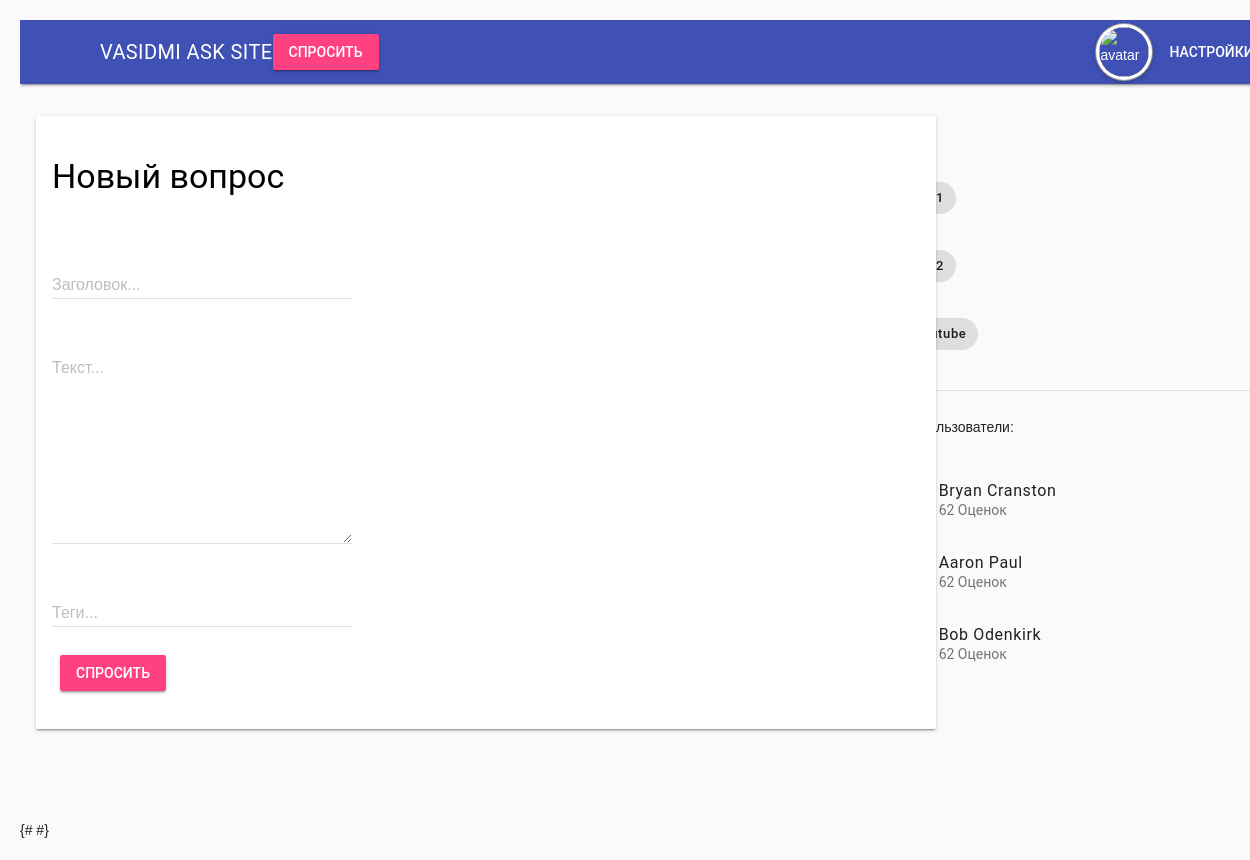
The page /ask/ on the database as committed earlier.
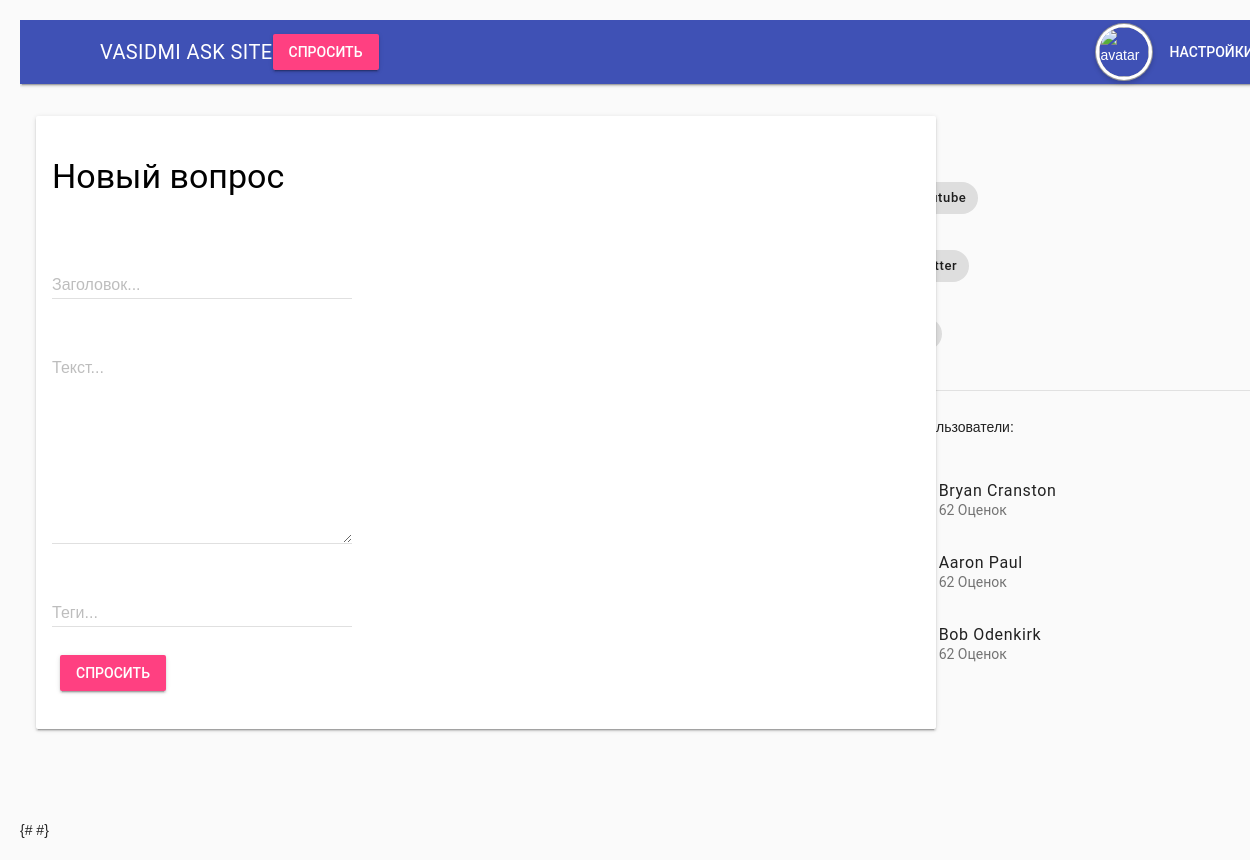
The same page on the database as committed later.
### questions/models.py (models this page shows, shortened)
class Tag(models.Model):
    class Meta:
        db_table = "tags"
    name = models.CharField(max_length = 20, unique = True)
    used = models.IntegerField(default=0)
    objects=TagManager()

### questions/views.py (the view)
# urls.py: url(r'^ask/$', views.ask, name='ask'),
def ask(request):
    tags = Tag.objects.getPopularTags()
    return render(request,'questions/ask.html',{'tags':tags})

### questions/models.py (called while the page is built)
    def getPopularTags(self):
        tags = Tag.objects.all()
        return sorted(tags,key=lambda tag:tag.used, reverse=True)[0:3]

### questions/templates/questions/ask.html (shortened to what this page needs)
<html>
<head>
  {% include 'questions/style-links.html' %}
</head>
<body>
  {% include 'questions/header_auth.html' %}
  <main class="mdl-layout__content">
    <div class="page-content">
      <div class="mdl-grid">
        <div class="mdl-cell mdl-cell--8-col">
          <div>
            <p>
              {% include 'questions/ask_form.html' %}
          </div>
        </div>
        <div class="mdl-cell mdl-cell--4-col">
          <div>
            <p>
              <p>
                Теги: {% include 'questions/site_tags.html' %}
          </div>
          <div>
            <div class="mdl-card__actions mdl-card--border">
              <p>
                <p>
                  Лучшие пользователи: {% include 'questions/best_members.html' %}
            </div>
          </div>
        </div>
  </main>
  </div>
</body>
<script src='/static/js/postq.js'></script>#}
</html>

### questions/templates/questions/site_tags.html
<ul class="demo-list-item mdl-list">
  {% for tag in tags %}
  <li class="mdl-list__item">
    <span class="mdl-list__item-primary-content">
      <span class="mdl-chip mdl-chip--contact">
    <span class="mdl-chip__contact mdl-color--teal mdl-color-text--white">{{ tag.name|slice:"1"|capfirst }}</span>
    <a style="text-decoration: none;color: inherit;" href="/posts/tag/{{tag.name}}"><span class="mdl-chip__text">{{ tag.name }}</span></a>
    </span>
    </span>
  </li>
  {% endfor %}
</ul>

Rows that differ between the two databases and show on the page:
now on this page (row edited): Tag: name "twitter"
